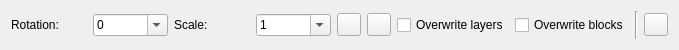
<?xml version="1.0" encoding="UTF-8"?>
<ui version="4.0">
 <class>InsertBlockItem</class>
 <widget class="QWidget" name="InsertBlockItem">
  <property name="geometry">
   <rect>
    <x>0</x>
    <y>0</y>
    <width>679</width>
    <height>50</height>
   </rect>
  </property>
  <layout class="QHBoxLayout">
   <item>
    <widget class="QLabel" name="label_2">
     <property name="text">
      <string>Rotation:</string>
     </property>
    </widget>
   </item>
   <item>
    <widget class="QComboBox" name="Rotation">
     <property name="maximumSize">
      <size>
       <width>100</width>
       <height>16777215</height>
      </size>
     </property>
     <property name="toolTip">
      <string>Rotate pasted entities&lt;br&gt;by this angle</string>
     </property>
     <property name="editable">
      <bool>true</bool>
     </property>
     <item>
      <property name="text">
       <string notr="true">0</string>
      </property>
     </item>
     <item>
      <property name="text">
       <string notr="true">30</string>
      </property>
     </item>
     <item>
      <property name="text">
       <string notr="true">45</string>
      </property>
     </item>
     <item>
      <property name="text">
       <string notr="true">60</string>
      </property>
     </item>
     <item>
      <property name="text">
       <string notr="true">90</string>
      </property>
     </item>
     <item>
      <property name="text">
       <string notr="true">120</string>
      </property>
     </item>
     <item>
      <property name="text">
       <string notr="true">135</string>
      </property>
     </item>
     <item>
      <property name="text">
       <string notr="true">150</string>
      </property>
     </item>
     <item>
      <property name="text">
       <string notr="true">180</string>
      </property>
     </item>
     <item>
      <property name="text">
       <string notr="true">210</string>
      </property>
     </item>
     <item>
      <property name="text">
       <string notr="true">225</string>
      </property>
     </item>
     <item>
      <property name="text">
       <string notr="true">240</string>
      </property>
     </item>
     <item>
      <property name="text">
       <string notr="true">270</string>
      </property>
     </item>
     <item>
      <property name="text">
       <string notr="true">300</string>
      </property>
     </item>
     <item>
      <property name="text">
       <string notr="true">315</string>
      </property>
     </item>
     <item>
      <property name="text">
       <string notr="true">330</string>
      </property>
     </item>
    </widget>
   </item>
   <item>
    <widget class="QLabel" name="label">
     <property name="text">
      <string>Scale:</string>
     </property>
    </widget>
   </item>
   <item>
    <widget class="QComboBox" name="Scale">
     <property name="maximumSize">
      <size>
       <width>100</width>
       <height>16777215</height>
      </size>
     </property>
     <property name="toolTip">
      <string>Scale pasted entities&lt;br&gt;by this factor</string>
     </property>
     <property name="editable">
      <bool>true</bool>
     </property>
     <item>
      <property name="text">
       <string notr="true">1</string>
      </property>
     </item>
     <item>
      <property name="text">
       <string notr="true">1/2</string>
      </property>
     </item>
     <item>
      <property name="text">
       <string notr="true">1/3</string>
      </property>
     </item>
     <item>
      <property name="text">
       <string notr="true">1/4</string>
      </property>
     </item>
     <item>
      <property name="text">
       <string notr="true">1/5</string>
      </property>
     </item>
     <item>
      <property name="text">
       <string notr="true">1/10</string>
      </property>
     </item>
     <item>
      <property name="text">
       <string notr="true">2</string>
      </property>
     </item>
     <item>
      <property name="text">
       <string notr="true">3</string>
      </property>
     </item>
     <item>
      <property name="text">
       <string notr="true">4</string>
      </property>
     </item>
     <item>
      <property name="text">
       <string notr="true">5</string>
      </property>
     </item>
     <item>
      <property name="text">
       <string notr="true">10</string>
      </property>
     </item>
    </widget>
   </item>
   <item>
    <widget class="QToolButton" name="FlipHorizontal">
     <property name="toolTip">
      <string>Flip pasted entities&lt;br&gt;horizontally</string>
     </property>
     <property name="icon">
      <iconset>
       <normaloff>FlipHorizontal.svg</normaloff>FlipHorizontal.svg</iconset>
     </property>
     <property name="checkable">
      <bool>true</bool>
     </property>
    </widget>
   </item>
   <item>
    <widget class="QToolButton" name="FlipVertical">
     <property name="toolTip">
      <string>Flip pasted entities&lt;br&gt;vertically</string>
     </property>
     <property name="icon">
      <iconset>
       <normaloff>FlipVertical.svg</normaloff>FlipVertical.svg</iconset>
     </property>
     <property name="checkable">
      <bool>true</bool>
     </property>
    </widget>
   </item>
   <item>
    <widget class="QCheckBox" name="OverwriteLayers">
     <property name="toolTip">
      <string>Overwrite existing layers&lt;br&gt;in drawing with&lt;br&gt;layers from clipboard</string>
     </property>
     <property name="text">
      <string>Overwrite layers</string>
     </property>
    </widget>
   </item>
   <item>
    <widget class="QCheckBox" name="OverwriteBlocks">
     <property name="toolTip">
      <string>Overwrite existing blocks&lt;br&gt;in drawing with&lt;br&gt;blocks from clipboard</string>
     </property>
     <property name="text">
      <string>Overwrite blocks</string>
     </property>
    </widget>
   </item>
   <item>
    <widget class="Line" name="line">
     <property name="orientation">
      <enum>Qt::Vertical</enum>
     </property>
    </widget>
   </item>
   <item>
    <widget class="QToolButton" name="Reset"/>
   </item>
  </layout>
 </widget>
 <resources/>
 <connections/>
</ui>
